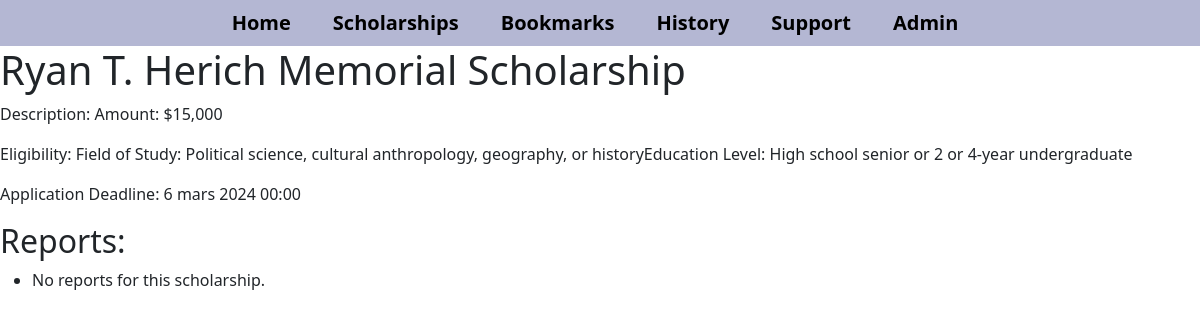
The page /view_report/1/ on the database its author committed.
### scholarships/models.py (models this page shows)
class Scholarships(models.Model):
    name= models.CharField(max_length=255,blank=True, null=True)
    description= models.TextField(blank=True, null=True)
    eligibility_criteria= models.TextField(blank=True, null=True)
    scholarship_type= models.CharField(max_length=50, choices=[('merit', 'Merit-Based'), ('need', 'Need-Based')],blank=True, null=True)
    status= models.CharField(max_length=50, choices=[('open', 'Open'), ('closed', 'Closed'), ('ongoing', 'Ongoing')],blank=True, null=True)
    application_deadline = models.DateTimeField(blank=True, null=True)
    Contact_email=models.EmailField(blank=True, null=True)
    id= models.IntegerField(primary_key=True,null=False)
    created_at = models.DateTimeField(auto_now_add=True,null=True)
    country =CountryField(blank_label='(select country)',null=True)
    url = models.CharField(max_length=255,null=True)

### scholarships/views.py (the view)
# urls.py: path('view_report/<int:scholarship_id>/', views.view_report, name='view_report'),
def view_report(request, scholarship_id):
    scholarship = get_object_or_404(Scholarships, id=scholarship_id)
    reports = ReportInaccuracy.objects.filter(scholarship=scholarship)
    return render(request, 'view_report.html', {'scholarship': scholarship,'reports': reports})

### scholarships/templates/view_report.html (shortened to what this page needs)
{% include 'navbar.html' %}
<!DOCTYPE html>
<html>
<head>
</head>
<body>
    <h1>{{ scholarship.name }}</h1>
    <p>Description: {{ scholarship.description }}</p>
    <p>Eligibility: {{ scholarship.eligibility_criteria }}</p>
    <p>Application Deadline: {{ scholarship.application_deadline }}</p>
    <h2>Reports:</h2>
    <ul>
        {% for report in reports %}
            <li>{{ report.description }}</li>
        {% empty %}
            <li>No reports for this scholarship.</li>
        {% endfor %}
    </ul>
</body>
</html>

### rows shown on the page
Scholarships: name "Ryan T. Herich Memorial Scholarship", description "Amount: $15,000", eligibility_criteria "Field of Study: Political science, cultural anthropology, geography, or historyEducation Level: High school senior or 2 or 4-year undergraduate", application_deadline "6 mars 2024 00:00"
